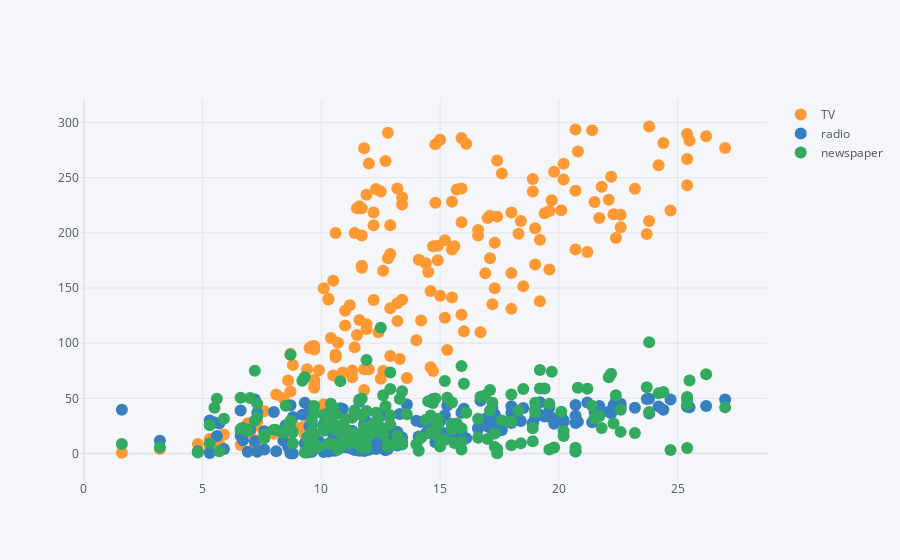

This figure's notebook cell:
### Code cell
advert.iplot(kind='scatter', x='sales', mode='markers')

### Figure 1 — Plotly figure (JSON) as saved in the notebook; plotly's stock layout.template omitted (floating-point values rounded to 4 significant figures; data arrays with more than 128 entries replaced by an {"elided": "..."} marker saying what was removed)
{"data": [{"line": {"color": "rgba(255, 153, 51, 1.0)", "dash": "solid", "shape": "linear", "width": 1.3}, "marker": {"size": 12, "symbol": "circle"}, "mode": "markers", "name": "TV", "text": "", "type": "scatter", "x": {"elided": "200 float values"}, "y": {"elided": "200 float values"}}, {"line": {"color": "rgba(55, 128, 191, 1.0)", "dash": "solid", "shape": "linear", "width": 1.3}, "marker": {"size": 12, "symbol": "circle"}, "mode": "markers", "name": "radio", "text": "", "type": "scatter", "x": {"elided": "200 float values"}, "y": {"elided": "200 float values"}}, {"line": {"color": "rgba(50, 171, 96, 1.0)", "dash": "solid", "shape": "linear", "width": 1.3}, "marker": {"size": 12, "symbol": "circle"}, "mode": "markers", "name": "newspaper", "text": "", "type": "scatter", "x": {"elided": "200 float values"}, "y": {"elided": "200 float values"}}], "layout": {"legend": {"bgcolor": "#F5F6F9", "font": {"color": "#4D5663"}}, "paper_bgcolor": "#F5F6F9", "plot_bgcolor": "#F5F6F9", "title": {"font": {"color": "#4D5663"}}, "xaxis": {"gridcolor": "#E1E5ED", "showgrid": true, "tickfont": {"color": "#4D5663"}, "title": {"font": {"color": "#4D5663"}, "text": ""}, "zerolinecolor": "#E1E5ED"}, "yaxis": {"gridcolor": "#E1E5ED", "showgrid": true, "tickfont": {"color": "#4D5663"}, "title": {"font": {"color": "#4D5663"}, "text": ""}, "zerolinecolor": "#E1E5ED"}}}
